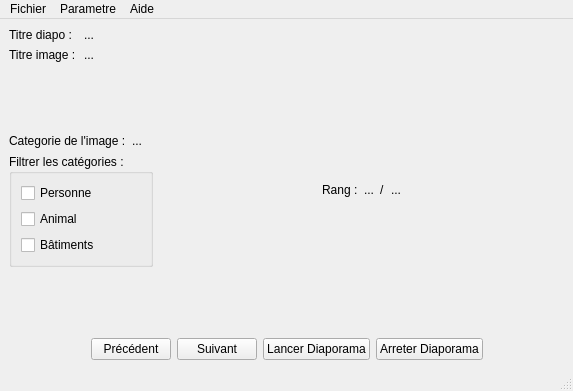
<?xml version="1.0" encoding="UTF-8"?>
<ui version="4.0">
 <class>LecteurVue</class>
 <widget class="QMainWindow" name="LecteurVue">
  <property name="geometry">
   <rect>
    <x>0</x>
    <y>0</y>
    <width>573</width>
    <height>391</height>
   </rect>
  </property>
  <property name="windowTitle">
   <string>LecteurVue</string>
  </property>
  <widget class="QWidget" name="centralwidget">
   <layout class="QFormLayout" name="formLayout_2">
    <item row="0" column="0">
     <layout class="QVBoxLayout" name="verticalLayout_2">
      <item>
       <layout class="QGridLayout" name="gridLayout">
        <item row="0" column="0">
         <widget class="QLabel" name="lTitreDiapo">
          <property name="text">
           <string>Titre diapo : </string>
          </property>
         </widget>
        </item>
        <item row="0" column="1">
         <widget class="QLabel" name="lValeurTitreDiapo">
          <property name="text">
           <string>...</string>
          </property>
         </widget>
        </item>
        <item row="1" column="0">
         <widget class="QLabel" name="lTitreImage">
          <property name="text">
           <string>Titre image :</string>
          </property>
         </widget>
        </item>
        <item row="1" column="1">
         <widget class="QLabel" name="lValeurTitreImage">
          <property name="text">
           <string>...</string>
          </property>
         </widget>
        </item>
       </layout>
      </item>
      <item>
       <spacer name="verticalSpacer_4">
        <property name="orientation">
         <enum>Qt::Vertical</enum>
        </property>
        <property name="sizeHint" stdset="0">
         <size>
          <width>20</width>
          <height>40</height>
         </size>
        </property>
       </spacer>
      </item>
      <item>
       <layout class="QHBoxLayout" name="horizontalLayout_5">
        <item>
         <widget class="QLabel" name="lCategorie">
          <property name="text">
           <string>Categorie de l'image :</string>
          </property>
         </widget>
        </item>
        <item>
         <widget class="QLabel" name="lValeurCategorie">
          <property name="text">
           <string>...</string>
          </property>
         </widget>
        </item>
       </layout>
      </item>
      <item>
       <widget class="QGroupBox" name="groupBox">
        <property name="title">
         <string>Filtrer les catégories :</string>
        </property>
        <property name="alignment">
         <set>Qt::AlignLeading|Qt::AlignLeft|Qt::AlignTop</set>
        </property>
        <layout class="QFormLayout" name="formLayout">
         <property name="labelAlignment">
          <set>Qt::AlignLeading|Qt::AlignLeft|Qt::AlignVCenter</set>
         </property>
         <item row="0" column="0">
          <widget class="QCheckBox" name="checkBox">
           <property name="text">
            <string>Personne</string>
           </property>
          </widget>
         </item>
         <item row="1" column="0">
          <widget class="QCheckBox" name="checkBox_2">
           <property name="text">
            <string>Animal</string>
           </property>
          </widget>
         </item>
         <item row="2" column="0">
          <widget class="QCheckBox" name="checkBox_3">
           <property name="text">
            <string>Bâtiments</string>
           </property>
          </widget>
         </item>
        </layout>
       </widget>
      </item>
      <item>
       <spacer name="verticalSpacer">
        <property name="orientation">
         <enum>Qt::Vertical</enum>
        </property>
        <property name="sizeHint" stdset="0">
         <size>
          <width>20</width>
          <height>40</height>
         </size>
        </property>
       </spacer>
      </item>
     </layout>
    </item>
    <item row="0" column="1">
     <layout class="QHBoxLayout" name="horizontalLayout_4">
      <item>
       <spacer name="horizontalSpacer_4">
        <property name="orientation">
         <enum>Qt::Horizontal</enum>
        </property>
        <property name="sizeHint" stdset="0">
         <size>
          <width>40</width>
          <height>20</height>
         </size>
        </property>
       </spacer>
      </item>
      <item>
       <layout class="QVBoxLayout" name="verticalLayout">
        <item>
         <spacer name="verticalSpacer_2">
          <property name="orientation">
           <enum>Qt::Vertical</enum>
          </property>
          <property name="sizeHint" stdset="0">
           <size>
            <width>20</width>
            <height>40</height>
           </size>
          </property>
         </spacer>
        </item>
        <item>
         <widget class="QLabel" name="lImage">
          <property name="text">
           <string/>
          </property>
          <property name="pixmap">
           <pixmap>../cartesDisney/Disney_0.gif</pixmap>
          </property>
         </widget>
        </item>
        <item>
         <layout class="QHBoxLayout" name="horizontalLayout_3">
          <item>
           <spacer name="horizontalSpacer_6">
            <property name="orientation">
             <enum>Qt::Horizontal</enum>
            </property>
            <property name="sizeHint" stdset="0">
             <size>
              <width>40</width>
              <height>20</height>
             </size>
            </property>
           </spacer>
          </item>
          <item>
           <widget class="QLabel" name="lRang">
            <property name="text">
             <string>Rang :</string>
            </property>
           </widget>
          </item>
          <item>
           <widget class="QLabel" name="lValeurRangActuel">
            <property name="text">
             <string>...</string>
            </property>
           </widget>
          </item>
          <item>
           <widget class="QLabel" name="lRangSeparateur">
            <property name="text">
             <string>/</string>
            </property>
           </widget>
          </item>
          <item>
           <widget class="QLabel" name="lValeurRangMax">
            <property name="text">
             <string>...</string>
            </property>
           </widget>
          </item>
          <item>
           <spacer name="horizontalSpacer_5">
            <property name="orientation">
             <enum>Qt::Horizontal</enum>
            </property>
            <property name="sizeHint" stdset="0">
             <size>
              <width>40</width>
              <height>20</height>
             </size>
            </property>
           </spacer>
          </item>
         </layout>
        </item>
        <item>
         <spacer name="verticalSpacer_3">
          <property name="orientation">
           <enum>Qt::Vertical</enum>
          </property>
          <property name="sizeHint" stdset="0">
           <size>
            <width>20</width>
            <height>40</height>
           </size>
          </property>
         </spacer>
        </item>
       </layout>
      </item>
      <item>
       <spacer name="horizontalSpacer_3">
        <property name="orientation">
         <enum>Qt::Horizontal</enum>
        </property>
        <property name="sizeHint" stdset="0">
         <size>
          <width>40</width>
          <height>20</height>
         </size>
        </property>
       </spacer>
      </item>
     </layout>
    </item>
    <item row="1" column="0" colspan="2">
     <layout class="QHBoxLayout" name="horizontalLayout_2">
      <item>
       <spacer name="horizontalSpacer">
        <property name="orientation">
         <enum>Qt::Horizontal</enum>
        </property>
        <property name="sizeHint" stdset="0">
         <size>
          <width>40</width>
          <height>20</height>
         </size>
        </property>
       </spacer>
      </item>
      <item>
       <layout class="QHBoxLayout" name="horizontalLayout">
        <item>
         <widget class="QPushButton" name="bReculerDiapo">
          <property name="text">
           <string>Précédent</string>
          </property>
         </widget>
        </item>
        <item>
         <widget class="QPushButton" name="bAvancerDiapo">
          <property name="text">
           <string>Suivant</string>
          </property>
         </widget>
        </item>
        <item>
         <widget class="QPushButton" name="bLancerDiapo">
          <property name="text">
           <string>Lancer Diaporama</string>
          </property>
         </widget>
        </item>
        <item>
         <widget class="QPushButton" name="bArreterDiapo">
          <property name="text">
           <string>Arreter Diaporama</string>
          </property>
         </widget>
        </item>
       </layout>
      </item>
      <item>
       <spacer name="horizontalSpacer_2">
        <property name="orientation">
         <enum>Qt::Horizontal</enum>
        </property>
        <property name="sizeHint" stdset="0">
         <size>
          <width>40</width>
          <height>20</height>
         </size>
        </property>
       </spacer>
      </item>
     </layout>
    </item>
   </layout>
  </widget>
  <widget class="QMenuBar" name="menubar">
   <property name="geometry">
    <rect>
     <x>0</x>
     <y>0</y>
     <width>573</width>
     <height>22</height>
    </rect>
   </property>
   <widget class="QMenu" name="menuParametre">
    <property name="title">
     <string>Parametre</string>
    </property>
    <addaction name="actionVitesse_de_defilement"/>
    <addaction name="actionCharger_diaporama"/>
    <addaction name="actionEnlever_diaporama"/>
   </widget>
   <widget class="QMenu" name="menuFichier">
    <property name="title">
     <string>Fichier</string>
    </property>
    <addaction name="actionquitter"/>
   </widget>
   <widget class="QMenu" name="menuAide">
    <property name="title">
     <string>Aide</string>
    </property>
    <addaction name="actionA_propos_de"/>
   </widget>
   <addaction name="menuFichier"/>
   <addaction name="menuParametre"/>
   <addaction name="menuAide"/>
  </widget>
  <widget class="QStatusBar" name="barreEtat">
   <property name="enabled">
    <bool>true</bool>
   </property>
  </widget>
  <action name="actionquitter">
   <property name="text">
    <string>quitter</string>
   </property>
  </action>
  <action name="actionVitesse_de_defilement">
   <property name="text">
    <string>Vitesse de defilement</string>
   </property>
  </action>
  <action name="actionEnlever_diaporama">
   <property name="text">
    <string>Enlever diaporama</string>
   </property>
  </action>
  <action name="actionCharger_diaporama">
   <property name="text">
    <string>Charger diaporama</string>
   </property>
  </action>
  <action name="actionA_propos_de">
   <property name="text">
    <string>A propos de </string>
   </property>
  </action>
 </widget>
 <resources/>
 <connections/>
</ui>
